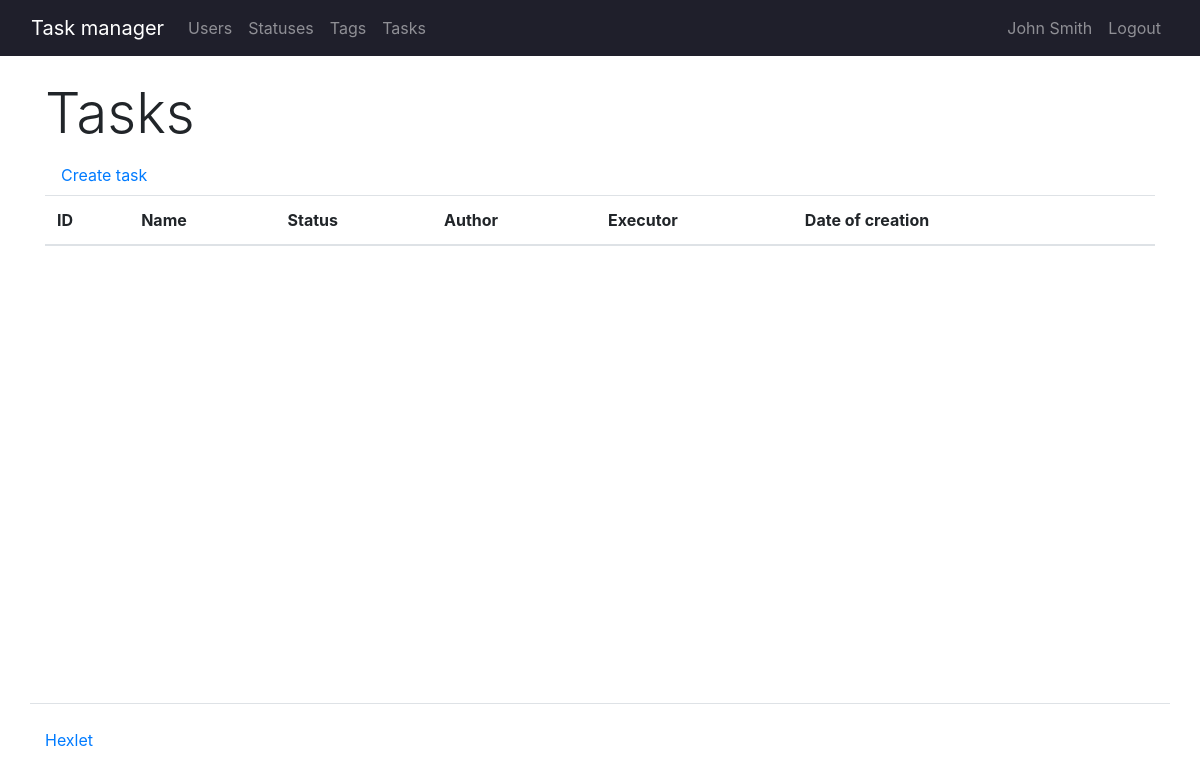
Page /tasks/ (signed in) on the earlier database version.
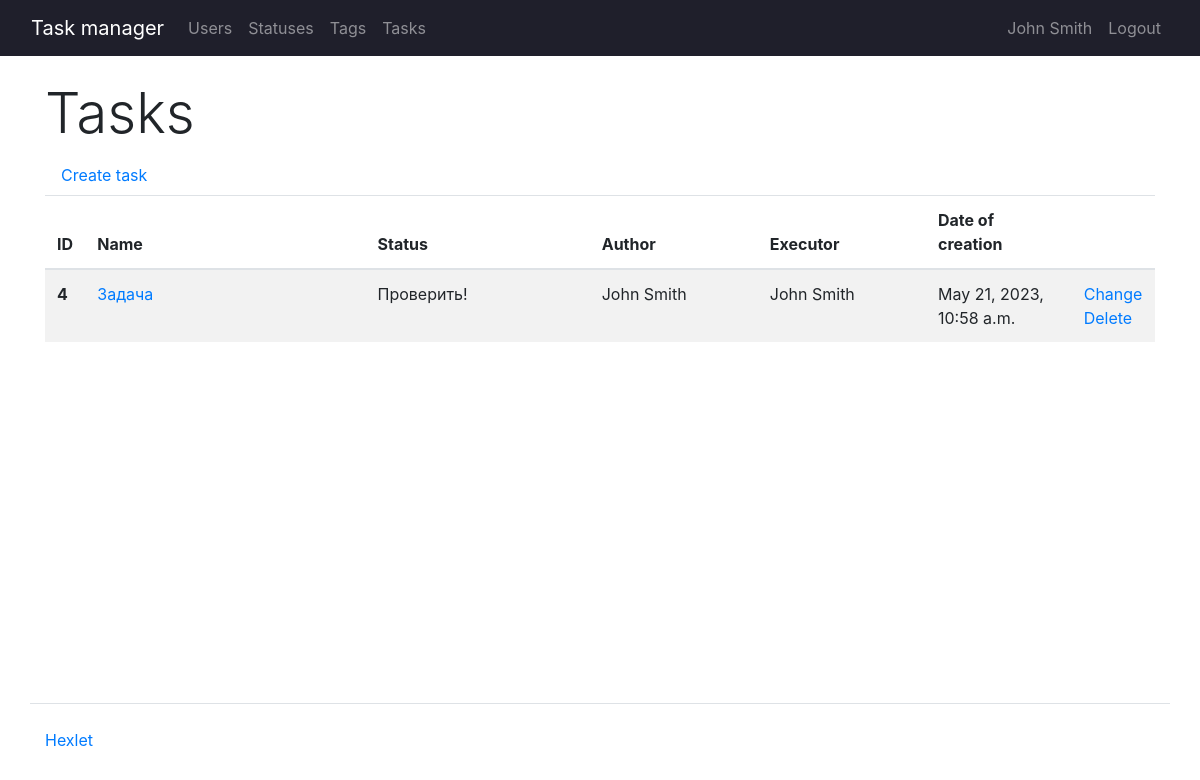
Same page on the later database version.
### task_manager/tasks/models.py (models this page shows, shortened)
class Tasks(models.Model):
    task = models.CharField(max_length=255, verbose_name=_("Name"))
    description = models.TextField(verbose_name=_("Description"))
    author = models.ForeignKey(CustomUser, on_delete=models.PROTECT, null=True)
    status = models.ForeignKey(
        Statuses,
        on_delete=models.PROTECT,
        verbose_name=_("Status"),
    )
    executor = models.ForeignKey(
        CustomUser,
        on_delete=models.PROTECT,
        null=True,
        related_name="performed_tasks",
        verbose_name=_("Performer"),
    )
    created_at = models.DateTimeField(auto_now_add=True)

### task_manager/statuses/models.py (models this page shows, shortened)
class Statuses(models.Model):
    name = models.CharField(max_length=255, verbose_name=_("Name"))
    created_at = models.DateTimeField(auto_now_add=True)

### task_manager/users/models.py (models this page shows, shortened)
class CustomUser(AbstractUser):
    groups = models.ManyToManyField(
        "auth.Group",
        blank=True,
        related_name="customuser_set",
        related_query_name="customuser",
    )
    user_permissions = models.ManyToManyField(
        "auth.Permission",
        blank=True,
        related_name="customuser_set",
        related_query_name="customuser",
    )
    def __str__(self):
        return f'{self.first_name} {self.last_name}'

### task_manager/tasks/views.py (the view)
# urls.py: path("", TasksView.as_view(), name="tasks"),
class TasksView(TaskLoginMixin, View):
    def get(self, request):
        tasks = Tasks.objects.all()
        return render(request, "tasks/tasks.html", context={"tasks": tasks})

### task_manager/templates/tasks/tasks.html
{% extends 'base.html' %}
{% load i18n %}
{% block content %}
      <h1 class="display-4">{% translate "Tasks" %}</h1>
      <a class="nav-link" href="/tasks/create/">{% translate "Create task" %}</a>
      <table class="table table-striped">
        <thead>
          <tr>
            <th scope="col">ID</th>
            <th scope="col">{% translate "Name" %}</th>
            <th scope="col">{% translate "Status" %}</th>
            <th scope="col">{% translate "Author" %}</th>
            <th scope="col">{% translate "Executor" %}</th>
            <th scope="col">{% translate "Date of creation" %}</th>
            <th scope="col"></th>
          </tr>
        </thead>
        <tbody>
            {% for task in tasks %}
            <tr>
              <th scope="row" style="width: 2%;">{{ task.id }}</th>
                <td class="text-break" style="width: 25%;">
                  <a href="{% url 'card_task' task.id %}">{{ task.task }}</a>
                </td>
                <td class="text-break" style="width: 20%;">{{ task.status.name }}</td>
                <td class="text-break" style="width: 15%;">{{ task.author }}</td>
                <td class="text-break" style="width: 15%;">{{ task.executor.first_name }} {{ task.executor.last_name }}</td>
                <td style="width: 13%;">{{ task.created_at }}</td>
                <td style="width: 5%;">
                    <a href="{% url 'update_task' task.id %}">{% translate "Change" %}</a><br>
                    <a href="{% url 'delete_task' task.id %}" rel="nofollow">{% translate "Delete" %}</a>
                </td>
            </tr>
            {% endfor %}
        </tbody>
      </table>
{% endblock %}

Differences in the rows shown:
added Tasks: id "4", task "Задача", status.name "Проверить!", author "John Smith", executor.first_name "John", executor.last_name "Smith", created_at "May 21, 2023, 10:58 a.m."
